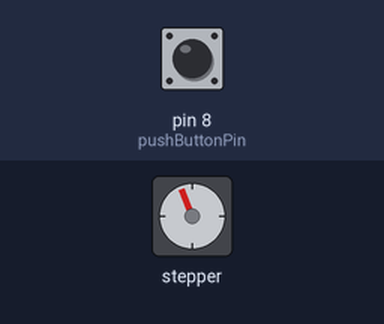
Bench run of a sketch on a simulated Arduino Uno, built with avr-gcc and run on an emulated ATmega328P. Shown: stepper motor. Wiring (inferred from the names in the program): stepper motor (2048 steps per turn assumed): coils pin 4, pin 6, pin 5, pin 7. Inputs (shaded band) come from the test bench; at power-on: pin 8 (pushButtonPin) LOW.

Above: at 1.2 s.
1.3 s: pin 8 (pushButtonPin) pulled HIGH for 0.15 s
At 2.65 s:
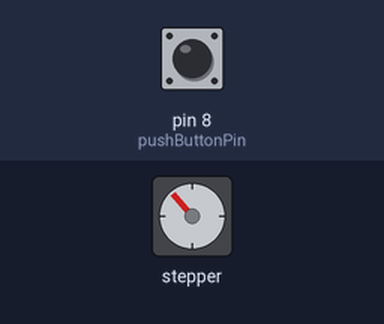
4.3 s: pin 8 (pushButtonPin) pulled HIGH for 1 s
At 4.48 s:
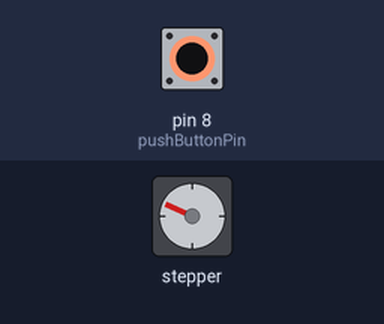
8.3 s: pin 8 (pushButtonPin) pulled HIGH for 3.2 s
At 8.54 s:
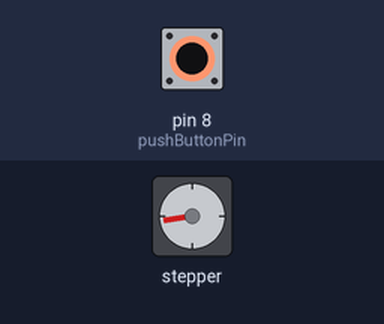
13.0 s: pin 8 (pushButtonPin) driven HIGH
Timing chart, 0 to 28.0 s (numbered marks = the images above; inputs shaded):
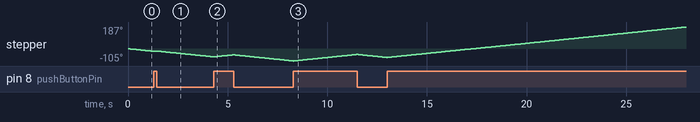

The sketch:

L2.2.ino
```cpp
/*
Control Stepper Motor and Determine Number of Steps

Written By: C. Abbey
Course: ME 379
Section: 801

Date: JAN 30, 2024

********** Description **********
This code can be used to control a stepper motor and to determine the number of steps
per rotation.

========== I/O Function ==========
Pins 4 thru 7: Motor control
pin  8: push button input

*/

const int stepsPerRevolution = 4;  // Change this according to your motor's step configuration
const int motorPins[] = {4, 5, 6, 7};  // Pins connected to IN1, IN2, IN3, IN4 of ULN2003
const int pushButtonPin = 8;  // Pin connected to the pushbutton
int stepNumber = 0;  // Current step number
int previousButtonState = LOW;  // Previous state of the pushbutton

void setup() {
  // Set motor pins as output
  for (int i = 0; i < 4; i++) {
    pinMode(motorPins[i], OUTPUT);
  }
  // Set pushbutton pin as input
  pinMode(pushButtonPin, INPUT);
}

void loop() {
  int buttonState = digitalRead(pushButtonPin);  // Read the state of the pushbutton

  // Step clockwise while holding down the pushbutton
  if (buttonState == HIGH) {
    stepClockwise();
    delay(10);  // Adjust this delay to control the speed of rotation
  }
  // Step counterclockwise when no button pressed
  else {
    stepCounterclockwise();
    delay(10);  // Adjust this delay to control the speed of rotation
  }

  // Save the current button state for comparison in the next iteration
  previousButtonState = buttonState;
}

void stepClockwise() {
  stepNumber++;
  if (stepNumber >= stepsPerRevolution) {
    stepNumber = 0;
  }
  stepMotor(stepNumber % 4);
}

void stepCounterclockwise() {
  stepNumber--;
  if (stepNumber < 0) {
    stepNumber = stepsPerRevolution - 1;
  }
  stepMotor(stepNumber % 4);
}

void stepMotor(int step) {
  // Step sequence for clockwise rotation
  switch (step) {
    case 0:  // 1010
      digitalWrite(motorPins[0], HIGH);
      digitalWrite(motorPins[1], LOW);
      digitalWrite(motorPins[2], HIGH);
      digitalWrite(motorPins[3], LOW);
      break;
    case 1:  // 0110
      digitalWrite(motorPins[0], LOW);
      digitalWrite(motorPins[1], HIGH);
      digitalWrite(motorPins[2], HIGH);
      digitalWrite(motorPins[3], LOW);
      break;
    case 2:  // 0101
      digitalWrite(motorPins[0], LOW);
      digitalWrite(motorPins[1], HIGH);
      digitalWrite(motorPins[2], LOW);
      digitalWrite(motorPins[3], HIGH);
      break;
    case 3:  // 1001
      digitalWrite(motorPins[0], HIGH);
      digitalWrite(motorPins[1], LOW);
      digitalWrite(motorPins[2], LOW);
      digitalWrite(motorPins[3], HIGH);
      break;
  }
}
```
